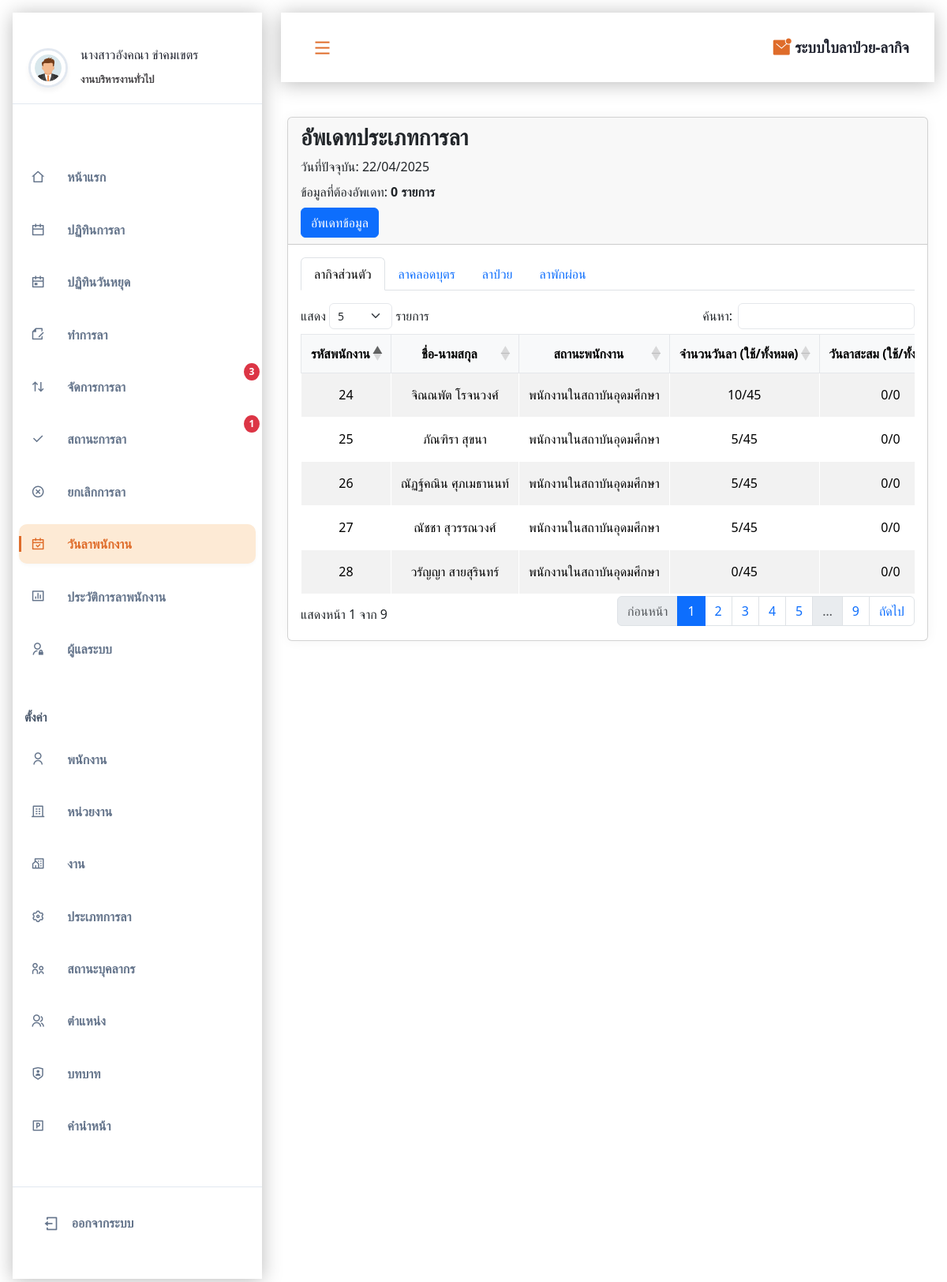
Screenshot of /admin/viewleave.php (signed in) with the database file from the repository.
### tables this page shows
CREATE TABLE IF NOT EXISTS `leavetype` (
  `leavetypeid` int NOT NULL AUTO_INCREMENT,
  `leavetypename` varchar(100) DEFAULT NULL,
  `staffid` int NOT NULL,
  `leaveofyear` int NOT NULL,
  `stackleaveday` int NOT NULL,
  `workage` int NOT NULL,
  `workageday` int NOT NULL,
  `nameform` varchar(255) DEFAULT NULL,
  `minleaveday` int DEFAULT NULL,
  `workage_type` varchar(50) DEFAULT NULL,
  PRIMARY KEY (`leavetypeid`),
  KEY `staffid` (`staffid`),
  CONSTRAINT `leavetype_ibfk_1` FOREIGN KEY (`staffid`) REFERENCES `staffstatus` (`staffid`)
);

CREATE TABLE IF NOT EXISTS `leaveday` (
  `leavedayid` int NOT NULL AUTO_INCREMENT,
  `empid` int NOT NULL DEFAULT '0',
  `leavetype` int DEFAULT NULL,
  `staffstatus` int DEFAULT NULL,
  `day` int DEFAULT NULL,
  `stackleaveday` int DEFAULT NULL,
  PRIMARY KEY (`leavedayid`),
  KEY `leavetype` (`leavetype`),
  KEY `staffstatus` (`staffstatus`),
  KEY `leaveday_ibfk_3` (`empid`),
  CONSTRAINT `leaveday_ibfk_1` FOREIGN KEY (`leavetype`) REFERENCES `leavetype` (`leavetypeid`),
  CONSTRAINT `leaveday_ibfk_2` FOREIGN KEY (`staffstatus`) REFERENCES `staffstatus` (`staffid`),
  CONSTRAINT `leaveday_ibfk_3` FOREIGN KEY (`empid`) REFERENCES `employees` (`id`)
);

### admin/viewleave.php (the view, shortened to what this page needs)
<?php
include('conn/conn.php');
$customCurrentDate = new DateTime('');
$sql_employees = "SELECT id, fname, lname, staffstatus, startwork FROM employees";
$result_employees = $conn->query($sql_employees);
$employees = [];
while ($row = $result_employees->fetch_assoc()) {
    $startDate = new DateTime($row['startwork']);
    $totalMonths = max(0, $customCurrentDate->diff($startDate)->y * 12 + $customCurrentDate->diff($startDate)->m);
    $employees[$row['id']] = [
        'fullname' => $row['fname'] . ' ' . $row['lname'],
        'staffstatus' => $row['staffstatus'],
        'totalMonths' => $totalMonths
    ];
}
$sql_leavetype = "SELECT leavetypeid, leavetypename, staffid, leaveofyear, stackleaveday, workage, workage_type, workageday FROM leavetype";
$result_leavetype = $conn->query($sql_leavetype);
$leaveTypes = [];
$leavetypeDetails = [];
while ($row = $result_leavetype->fetch_assoc()) {
    $leaveTypes[$row['staffid']][$row['leavetypename']][] = $row;
    $leavetypeDetails[$row['leavetypeid']] = [
        'leaveofyear' => $row['leaveofyear'],
        'stackleaveday' => $row['stackleaveday'] ?? 0,
        'leavetypename' => $row['leavetypename']
    ];
}
$sql_leaveday = "SELECT ld.leavedayid, ld.empid, ld.leavetype, ld.staffstatus, ld.day, ld.stackleaveday, e.fname, e.lname, e.startwork
                 FROM leaveday ld
                 JOIN employees e ON ld.empid = e.id";
$result_leaveday = $conn->query($sql_leaveday);
$leaveData = [];
$usedLeavetypenames = [];
while ($row = $result_leaveday->fetch_assoc()) {
    $startDate = new DateTime($row['startwork']);
    $totalMonths = max(0, $customCurrentDate->diff($startDate)->y * 12 + $customCurrentDate->diff($startDate)->m);
    $leaveData[$row['empid']][$row['leavetype']] = [
        'leavedayid' => $row['leavedayid'],
        'fullname' => $row['fname'] . ' ' . $row['lname'],
        'leavetype' => isset($row['leavetype']) ? $row['leavetype'] : null,
        'staffstatus' => $row['staffstatus'],
        'day' => isset($row['day']) ? $row['day'] : 0,
        'stackleaveday' => isset($row['stackleaveday']) ? $row['stackleaveday'] : 0,
        'totalMonths' => $totalMonths
    ];
}
$sql_leavetype_names = "SELECT leavetypeid, leavetypename FROM leavetype";
$result_leavetype_names = $conn->query($sql_leavetype_names);
while ($row = $result_leavetype_names->fetch_assoc()) {
    foreach ($leaveData as $empRecords) {
        if (isset($empRecords[$row['leavetypeid']]) && !in_array($row['leavetypename'], $usedLeavetypenames)) {
            $usedLeavetypenames[] = $row['leavetypename'];
        }
    }
}
sort($usedLeavetypenames);
$sql_staffstatus = "SELECT staffid, staffname FROM staffstatus";
$result_staffstatus = $conn->query($sql_staffstatus);
$staffstatusNames = [];
while ($row = $result_staffstatus->fetch_assoc()) {
    $staffstatusNames[$row['staffid']] = $row['staffname'];
}
function selectLeaveType($leaves, $totalMonths) {
    $selectedLeave = null;
    $maxWorkAgeDay = -1;
    $minWorkAge = PHP_INT_MAX;
    foreach ($leaves as $leave) {
        if ($totalMonths >= $leave['workageday']) {
            if ($leave['workageday'] > $maxWorkAgeDay) {
                $maxWorkAgeDay = $leave['workageday'];
                $minWorkAge = $leave['workage'];
                $selectedLeave = $leave;
            } elseif ($leave['workageday'] == $maxWorkAgeDay && $leave['workage'] < $minWorkAge) {
                $minWorkAge = $leave['workage'];
                $selectedLeave = $leave;
            }
        }
    }
    return $selectedLeave;
}
$pendingUpdateCount = 0;
?>
<!DOCTYPE html>
<html lang="th">
<head>
    <link rel="stylesheet" href="https://cdnjs.cloudflare.com/ajax/libs/remixicon/4.2.0/remixicon.css">
    <link rel="stylesheet" href="assets/css/styles.css">
    <link rel="stylesheet" href="https://cdn.jsdelivr.net/npm/fullcalendar@5.11.3/main.min.css">
    <link href="https://cdn.jsdelivr.net/npm/bootstrap@5.3.2/dist/css/bootstrap.min.css" rel="stylesheet">
    <link rel="stylesheet" href="https://cdn.datatables.net/1.13.7/css/dataTables.bootstrap5.min.css">
    <link rel="stylesheet" href="https://cdn.datatables.net/responsive/2.4.1/css/responsive.bootstrap5.min.css">
    <link rel="stylesheet" href="https://cdn.jsdelivr.net/npm/sweetalert2@11/dist/sweetalert2.min.css">
    <link rel="stylesheet" href="assets/css/table.css">
</head>
<body>
    <?php include('component/sidebar.php'); ?>
    <main class="main container3" id="main">
        <div class="card">
            <div class="card-header">
                <h3 class="card-title">อัพเดทประเภทการลา</h3>
                <p class="card-text mt-2 mb-0">วันที่ปัจจุบัน: <?= $customCurrentDate->format('d/m/') . ($customCurrentDate->format('Y') ) ?></p>
                <p class="card-text mt-2 mb-0">ข้อมูลที่ต้องอัพเดท: <strong><?= $pendingUpdateCount ?> รายการ</strong></p>
                <form method="POST" class="mt-2">
                    <button type="submit" name="update_leaveday" class="btn btn-primary">อัพเดทข้อมูล</button>
                </form>
            </div>
            <div class="card-body">
                <?php if (empty($usedLeavetypenames)): ?>
                    <div class="alert alert-info mt-3" role="alert">
                        ยังไม่มีข้อมูลการลาในระบบ กรุณากด "อัพเดทข้อมูล" เพื่อเพิ่มข้อมูล
                    </div>
                <?php else: ?>
                    <ul class="nav nav-tabs" id="leaveTypeTab" role="tablist">
                        <?php foreach ($usedLeavetypenames as $index => $leavetypename): ?>
                            <li class="nav-item" role="presentation">
                                <button class="nav-link <?= $index === 0 ? 'active' : '' ?>"
                                        id="<?= str_replace(' ', '-', $leavetypename) ?>-tab"
                                        data-bs-toggle="tab"
                                        data-bs-target="#<?= str_replace(' ', '-', $leavetypename) ?>"
                                        type="button"
                                        role="tab"
                                        aria-controls="<?= str_replace(' ', '-', $leavetypename) ?>"
                                        aria-selected="<?= $index === 0 ? 'true' : 'false' ?>">
                                    <?= $leavetypename ?>
                                </button>
                            </li>
                        <?php endforeach; ?>
                    </ul>
                    <div class="tab-content" id="leaveTypeTabContent">
                        <?php foreach ($usedLeavetypenames as $index => $leavetypename): ?>
                            <div class="tab-pane fade <?= $index === 0 ? 'show active' : '' ?>"
                                 id="<?= str_replace(' ', '-', $leavetypename) ?>"
                                 role="tabpanel"
                                 aria-labelledby="<?= str_replace(' ', '-', $leavetypename) ?>-tab">
                                <div class="table-responsive mt-3">
                                    <table id="example-<?= str_replace(' ', '-', $leavetypename) ?>"
                                           class="table table-striped table-bordered dt-responsive nowrap"
                                           style="width:100%">
                                        <thead>
                                            <tr>
                                                <th>รหัสพนักงาน</th>
                                                <th>ชื่อ-นามสกุล</th>
                                                <th>สถานะพนักงาน</th>
                                                <th>จำนวนวันลา (ใช้/ทั้งหมด)</th>
                                                <th>วันลาสะสม (ใช้/ทั้งหมด)</th>
                                            </tr>
                                        </thead>
                                        <tbody>
                                            <?php foreach ($employees as $empID => $empData): ?>
                                                <tr>
                                                    <?php
                                                    $staffstatus = $empData['staffstatus'];
                                                    $totalMonths = $empData['totalMonths'];
                                                    $day = 0;
                                                    $stackleaveday = 0;
                                                    $stackleaveday_max = 0;
                                                    $leaveofyear = 0;
                                                    if (isset($leaveTypes[$staffstatus][$leavetypename])) {
                                                        $selectedLeave = selectLeaveType($leaveTypes[$staffstatus][$leavetypename], $totalMonths);
                                                        if ($selectedLeave) {
                                                            $selectedLeavetype = $selectedLeave['leavetypeid'];
                                                            $leaveofyear = $selectedLeave['leaveofyear'];
                                                            $stackleaveday_max = $leavetypeDetails[$selectedLeavetype]['stackleaveday'];
                                                            if (isset($leaveData[$empID][$selectedLeavetype])) {
                                                                $day = $leaveData[$empID][$selectedLeavetype]['day'];
                                                                $stackleaveday = $leaveData[$empID][$selectedLeavetype]['stackleaveday'];
                                                            } else {
                                                                $day = 0;
                                                                $stackleaveday = 0;
                                                                $leavedayid = null;
                                                            }
                                                        }
                                                    }
                                                    ?>
                                                    <td><?= $empID ?></td>
                                                    <td><?= $empData['fullname'] ?></td>
                                                    <td><?= isset($staffstatusNames[$empData['staffstatus']]) ? $staffstatusNames[$empData['staffstatus']] : 'ไม่ระบุ' ?></td>
                                                    <td><?= $day ?>/<?= $leaveofyear ?: '0' ?></td>
                                                    <td><?= $stackleaveday ?>/<?= $stackleaveday_max ?: '0' ?></td>
                                                </tr>
                                            <?php endforeach; ?>
                                        </tbody>
                                    </table>
                                </div>
                            </div>
                        <?php endforeach; ?>
                    </div>
                <?php endif; ?>
            </div>
        </div>
    </main>
</body>
</html>

### admin/assets/css/styles.css (style rules this page uses)
:root { --header-height: 3.5rem; --first-color: #df6c2a; --title-color: hsl(228, 18%, 16%); --text-color: hsl(300, 1%, 27%); --body-color: hsl(0, 0%, 100%); --shadow-color: hsla(0, 0%, 0%, 0.275); --body-font: "Poppins", sans-serif; --normal-font-size: 0.938rem; --smaller-font-size: 0.75rem; --tiny-font-size: 0.6rem; --font-regular: 400; --font-semi-bold: 600; --z-tooltip: 10; --z-fixed: 100; }
@media screen and (min-width: 1150px) { :root { --normal-font-size: 1rem; --smaller-font-size: 0.813rem; } }
* { box-sizing: border-box; padding: 0; margin: 0; text-decoration: none; }
body { font-family: var(--body-font); font-size: var(--normal-font-size); background-color: var(--body-color); color: var(--text-color); transition: background-color 0.4s; text-decoration: none; }
button { all: unset; }
.container3 { margin-inline: 1.5rem; }
.main { padding-top: 5rem; }
@media screen and (min-width: 1150px) { .main { padding-left: 340px; padding-top: 8rem; transition: padding 0.4s; } }

### admin/assets/css/table.css (style rules this page uses)
.card { background: #ffffff; border-radius: 15px; box-shadow: 0 0 15px rgba(0, 0, 0, 0.05); margin: 20px 0; }
.card-header { background: #ffffff; padding: 20px; border-bottom: 1px solid #e5e7eb; }
.card-title { color: #000000; margin: 0; font-weight: 600; }
.card-body { padding: 20px; }
.table { width: 100%; margin-bottom: 0; vertical-align: middle; border-color: #e5e7eb; background-color: #ffffff; text-align: center; }
.table thead th { background-color: #f8f9fa; color: #000000; font-weight: 600; padding: 12px; text-align: center !important; border: 1px solid #e5e7eb; vertical-align: middle; }
.dataTables_wrapper .dataTables_scrollHead table.dataTable thead th { text-align: center !important; vertical-align: middle; }
.table-bordered th, .table-bordered td { border: 1px solid #e5e7eb; background-color: #ffffff; }
.table tbody td { padding: 12px; color: #000000; vertical-align: middle; background-color: #ffffff; text-align: center; }
.table-striped tbody tr:nth-of-type(odd), .table-striped tbody tr:nth-of-type(even) { background-color: #ffffff; }
.table-bordered th, .table-bordered td { border: 1px solid #ffffff; background-color: #ffffff; }

### admin/viewleave.php (style rules this page uses)
.table-responsive { width: 100%; }
table.dataTable { width: 100% !important; }

### rows the page displays
leavetype: leavetypeid.day "10", leaveofyear "45", leavetypeid "0", leavetypeid "5", stackleaveday "0"

### other values shown
$userName "นางสาวอังคณา ขำคมเขตร"
$department "งานบริหารงานทั่วไป"
$pending_count "3"
$pending_count "1"
$customCurrentDate->format('d/m/') "22/04/"
$customCurrentDate->format('Y') "2025"
$pendingUpdateCount "0"
$leavetypename "ลากิจส่วนตัว"
$leavetypename "ลาคลอดบุตร"
$leavetypename "ลาป่วย"
$leavetypename "ลาพักผ่อน"
$empID "24"
$empData['fullname'] "จิณณพัต โรจนวงศ์"
$staffstatusNames[$empData['staffstatus']] "พนักงานในสถาบันอุดมศึกษา"
$empID "25"
